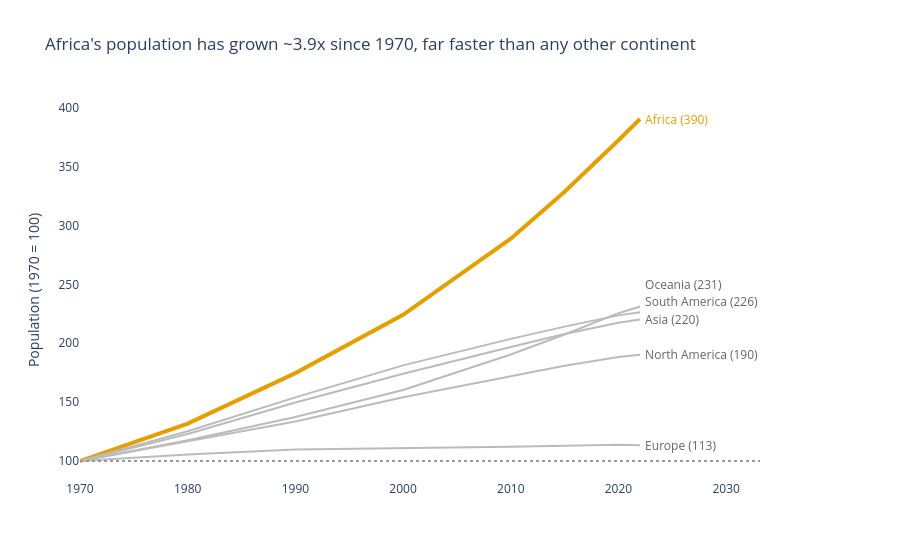

The code cell stored with this chart in its notebook:
### Markdown cell above
**Chart choice & justification:**

Change over time calls for a line chart. I index each continent to 1970 = 100 so the lines show growth relative to 1970 size. Africa gets the accent colour, the other continents are grey, and direct end labels replace the legend.

### Code cell
import plotly.graph_objects as go

g = df_long.groupby(['Continent', 'Year'], as_index=False)['Population'].sum()
g['Index'] = g['Population'] / g.groupby('Continent')['Population'].transform('first') * 100

fastest = g[g.Year == 2022].sort_values('Index').iloc[-1]
colors = {c: '#BBBBBB' for c in g.Continent.unique()}
colors[fastest.Continent] = '#E69F00'   # accent (CVD-safe orange)

fig = px.line(g, x='Year', y='Index', color='Continent', color_discrete_map=colors,
              template='plotly_white',
              title=f"{fastest.Continent}'s population has grown ~{fastest.Index/100:.1f}x since 1970, "
                    f"far faster than any other continent")
fig.update_traces(line_width=2)
fig.update_traces(line_width=4, selector=dict(name=fastest.Continent))

# direct end labels
end = g[g.Year == 2022].sort_values('Index').reset_index(drop=True)
ypos = end['Index'].tolist()
for k in range(1, len(ypos)):
    ypos[k] = max(ypos[k], ypos[k-1] + 15)      # minimum gap between labels
for (_, r), y in zip(end.iterrows(), ypos):
    fig.add_annotation(x=2022, y=y, text=f" {r.Continent} ({r.Index:.0f})", showarrow=False,
                       xanchor='left',
                       font=dict(size=12, color=colors[r.Continent] if r.Continent == fastest.Continent else '#666'))
fig.add_hline(y=100, line_dash='dot', line_color='#999')
fig.update_layout(showlegend=False, margin=dict(r=140), yaxis_title='Population (1970 = 100)',
                  xaxis_title=None)
fig.update_xaxes(showgrid=False)
fig.update_yaxes(showgrid=False)
fig.show()

### Figure 1 — Plotly figure (JSON) as saved in the notebook; plotly's stock layout.template omitted (floating-point values rounded to 4 significant figures)
{"data": [{"hovertemplate": "Continent=Africa<br>Year=%{x}<br>Index=%{y}<extra></extra>", "legendgroup": "Africa", "line": {"color": "#E69F00", "dash": "solid", "width": 4}, "marker": {"symbol": "circle"}, "mode": "lines", "name": "Africa", "orientation": "v", "showlegend": true, "type": "scatter", "x": [1970, 1980, 1990, 2000, 2010, 2015, 2020, 2022], "xaxis": "x", "y": [100.0, 131.8, 174.6, 224.1, 288.8, 328.7, 372.3, 390.4], "yaxis": "y"}, {"hovertemplate": "Continent=Asia<br>Year=%{x}<br>Index=%{y}<extra></extra>", "legendgroup": "Asia", "line": {"color": "#BBBBBB", "dash": "solid", "width": 2}, "marker": {"symbol": "circle"}, "mode": "lines", "name": "Asia", "orientation": "v", "showlegend": true, "type": "scatter", "x": [1970, 1980, 1990, 2000, 2010, 2015, 2020, 2022], "xaxis": "x", "y": [100.0, 122.9, 149.7, 174.1, 196.7, 207.9, 217.4, 220.1], "yaxis": "y"}, {"hovertemplate": "Continent=Europe<br>Year=%{x}<br>Index=%{y}<extra></extra>", "legendgroup": "Europe", "line": {"color": "#BBBBBB", "dash": "solid", "width": 2}, "marker": {"symbol": "circle"}, "mode": "lines", "name": "Europe", "orientation": "v", "showlegend": true, "type": "scatter", "x": [1970, 1980, 1990, 2000, 2010, 2015, 2020, 2022], "xaxis": "x", "y": [100.0, 105.6, 109.8, 110.7, 112.1, 113.1, 113.7, 113.3], "yaxis": "y"}, {"hovertemplate": "Continent=North America<br>Year=%{x}<br>Index=%{y}<extra></extra>", "legendgroup": "North America", "line": {"color": "#BBBBBB", "dash": "solid", "width": 2}, "marker": {"symbol": "circle"}, "mode": "lines", "name": "North America", "orientation": "v", "showlegend": true, "type": "scatter", "x": [1970, 1980, 1990, 2000, 2010, 2015, 2020, 2022], "xaxis": "x", "y": [100.0, 116.8, 133.6, 154.1, 172.1, 180.8, 188.4, 190.3], "yaxis": "y"}, {"hovertemplate": "Continent=Oceania<br>Year=%{x}<br>Index=%{y}<extra></extra>", "legendgroup": "Oceania", "line": {"color": "#BBBBBB", "dash": "solid", "width": 2}, "marker": {"symbol": "circle"}, "mode": "lines", "name": "Oceania", "orientation": "v", "showlegend": true, "type": "scatter", "x": [1970, 1980, 1990, 2000, 2010, 2015, 2020, 2022], "xaxis": "x", "y": [100.0, 117.7, 137.3, 160.3, 190.5, 207.4, 225.5, 231.2], "yaxis": "y"}, {"hovertemplate": "Continent=South America<br>Year=%{x}<br>Index=%{y}<extra></extra>", "legendgroup": "South America", "line": {"color": "#BBBBBB", "dash": "solid", "width": 2}, "marker": {"symbol": "circle"}, "mode": "lines", "name": "South America", "orientation": "v", "showlegend": true, "type": "scatter", "x": [1970, 1980, 1990, 2000, 2010, 2015, 2020, 2022], "xaxis": "x", "y": [100.0, 125.3, 154.0, 181.2, 203.7, 214.1, 223.7, 226.4], "yaxis": "y"}], "layout": {"annotations": [{"font": {"color": "#666", "size": 12}, "showarrow": false, "text": " Europe (113)", "x": 2022, "xanchor": "left", "y": 113.3}, {"font": {"color": "#666", "size": 12}, "showarrow": false, "text": " North America (190)", "x": 2022, "xanchor": "left", "y": 190.3}, {"font": {"color": "#666", "size": 12}, "showarrow": false, "text": " Asia (220)", "x": 2022, "xanchor": "left", "y": 220.1}, {"font": {"color": "#666", "size": 12}, "showarrow": false, "text": " South America (226)", "x": 2022, "xanchor": "left", "y": 235.1}, {"font": {"color": "#666", "size": 12}, "showarrow": false, "text": " Oceania (231)", "x": 2022, "xanchor": "left", "y": 250.1}, {"font": {"color": "#E69F00", "size": 12}, "showarrow": false, "text": " Africa (390)", "x": 2022, "xanchor": "left", "y": 390.4}], "legend": {"title": {"text": "Continent"}, "tracegroupgap": 0}, "margin": {"r": 140}, "shapes": [{"line": {"color": "#999", "dash": "dot"}, "type": "line", "x0": 0, "x1": 1, "xref": "x domain", "y0": 100, "y1": 100, "yref": "y"}], "showlegend": false, "title": {"text": "Africa's population has grown ~3.9x since 1970, far faster than any other continent"}, "xaxis": {"anchor": "y", "domain": [0.0, 1.0], "showgrid": false, "title": {}}, "yaxis": {"anchor": "x", "domain": [0.0, 1.0], "showgrid": false, "title": {"text": "Population (1970 = 100)"}}}}
